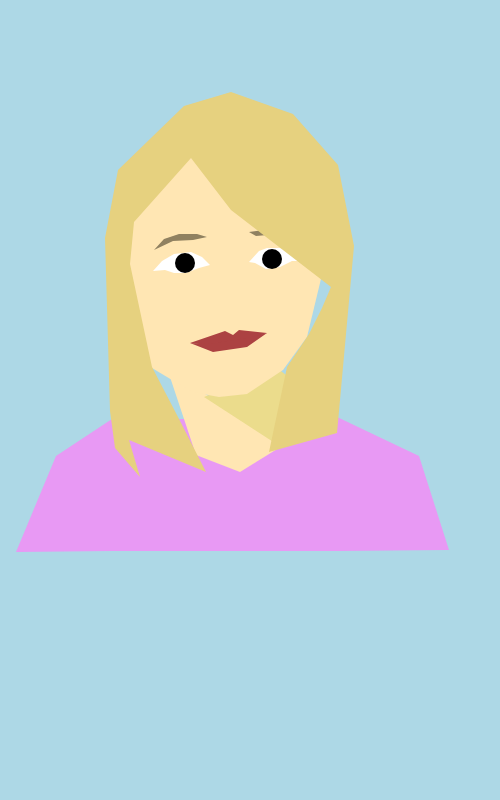
Frame 1 (no input)
Frame 60 (no input): identical to frame 1, image omitted
Frame 120 (the mouse pressed at the canvas centre since frame 60): identical to frame 1, image omitted

The p5.js sketch that drew this single still picture (run headless with seeded random() and noise() and a simulated clock; from frame 60 on, the mouse is pressed at the canvas centre):

// p5.js sketch
// ── sketch.js
//setting up function
function setup() {

// creating canvas
    createCanvas( 500, 800, )
  }

// drawing space
function draw() {
    // background color is light blue
    background( 'lightblue' );

    // colors I will use
    pastelcream = color(255, 230, 179);
	  cream = color(235, 220, 140);
	  black = color(0, 0, 0);
    gray = color(89, 89, 89);
	  white = color(255, 255, 255);
	  brickred = color(172, 66, 66);
	  lightpink = color(232, 153, 244);
    tan = color(144,129,96);
    blonde = color(230,209,127);

    // ** BODY **********************************
    fill(lightpink);
	noStroke();
	quad(335,416,419,456,449,550,337,551);
	rect(112,419, 229, 132);
	quad(112,419,56,456,16,552,112,551);
    // **END BODY**

    // ** HEAD **********************************
push();
    fill(pastelcream);
  	quad(167,368,196,455,240,472,282,446);
  	fill(cream);
  	quad(204,397,281,447,290,378,277,368);

    //face
    fill(pastelcream);
    	noStroke();
    	beginShape();
    	vertex(129,262);
    	vertex(141,348);
    	vertex(152,368);
    	vertex(192,392);
    	vertex(219,397);
    	vertex(247,394);
    	vertex(283,370);
    	vertex(307,337);
    	vertex(326,258);
    	vertex(315,197);
    	vertex(272,149);
    	vertex(189,157);
    	vertex(148,191);
    	vertex(133,223);
    	endShape();

      //right eye
      fill(white);
	beginShape();
	vertex(249,262);
	vertex(259,251);
	vertex(267,248);
	vertex(280,248);
	vertex(292,252);
	vertex(302,261);
	vertex(292,261);
	vertex(280,267);
	vertex(266,269);
	vertex(255,263);
	endShape();
  fill(black);
	ellipse(272, 259, 20, 20);

    //left eye
    fill(white);
	beginShape();
	vertex(210,265);
	vertex(202,257);
	vertex(191,252);
	vertex(174,254);
	vertex(162,261);
	vertex(153,271);
	vertex(165,270);
	vertex(174,273);
	vertex(186,273);
	vertex(199,268);
	endShape();
	fill(black);
	ellipse(185, 263, 20, 20);

  //eyebrows
  fill(tan);
	beginShape();
	vertex(193,240);
	vertex(173,241);
	vertex(154,250);
	vertex(164,239);
	vertex(179,234);
	vertex(197,234);
	vertex(207,237);
	endShape();
  fill(tan);
  	beginShape();
  	vertex(249,232);
  	vertex(271,229);
  	vertex(288,230);
  	vertex(299,238);
  	vertex(279,234);
  	vertex(256,236);
  	endShape();
//mouth
fill(brickred);
	beginShape();
	vertex(190,343);
	vertex(208,345);
	vertex(247,340);
	vertex(267,333);
	vertex(239,330);
	vertex(233,335);
	vertex(225,331);
	endShape();
  fill(brickred);
  beginShape();
	vertex(190,343);
	vertex(213,352);
	vertex(247,347);
	vertex(267,333);
	vertex(246,338);
	vertex(208,344);
	endShape();

  //hair
  fill(blonde);
	beginShape();
	vertex(269,452);
	vertex(337,433);
	vertex(354,246);
	vertex(338,165);
	vertex(293,114);
	vertex(231,92);
	vertex(184,106);
	vertex(118,170);
	vertex(105,238);
	vertex(110,411);
	vertex(115,448);
	vertex(140,477);
	vertex(129,440);
	vertex(206,472);
	vertex(178,417);
	vertex(152,367);
  vertex(130,264);
	vertex(134,222);
	vertex(191,158);
	vertex(231,210);
	vertex(331,287);
	vertex(322,308);
	vertex(309,334);
	vertex(287,367);
	endShape();

  //nose
  fill(tan);
  beginShape();
  vertex(350,350);


    // ** END CHARACTER SANDBOX *******************
    pop();

}
